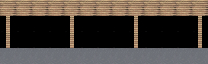

This is a level from a 2D game, rendered from its Tiled map with the project's own tilesets. A one-line summary and the complete map file follow:
An orthogonal 13x4 tile map with 16x16 px tiles, 2 tile layers (Tile Layer 1, Tile Layer 1), 2 tilesets.

<map version="1.10" tiledversion="1.11.2" orientation="orthogonal" renderorder="right-down" width="13" height="4" tilewidth="16" tileheight="16" infinite="0" nextlayerid="4" nextobjectid="1">
 <tileset firstgid="1" source="Blocks.tsx" />
 <tileset firstgid="65" source="../Blocks.tsx" />
 <layer id="3" name="Tile Layer 1" width="13" height="4">
  <data encoding="csv">
1,1,1,1,1,1,1,1,1,1,1,1,1,
1,1,1,1,1,1,1,1,1,1,1,1,1,
1,1,1,1,1,1,1,1,1,1,1,1,1,
1,1,1,1,1,1,1,1,1,1,1,1,1
</data>
 </layer>
 <layer id="1" name="Tile Layer 1" width="13" height="4">
  <data encoding="csv">
12,12,12,12,12,12,12,12,12,12,12,12,12,
47,1,1,1,47,1,1,1,47,1,1,1,47,
47,1,1,1,47,1,1,1,47,1,1,1,47,
4,4,4,4,4,4,4,4,4,4,4,4,4
</data>
 </layer>
</map>
